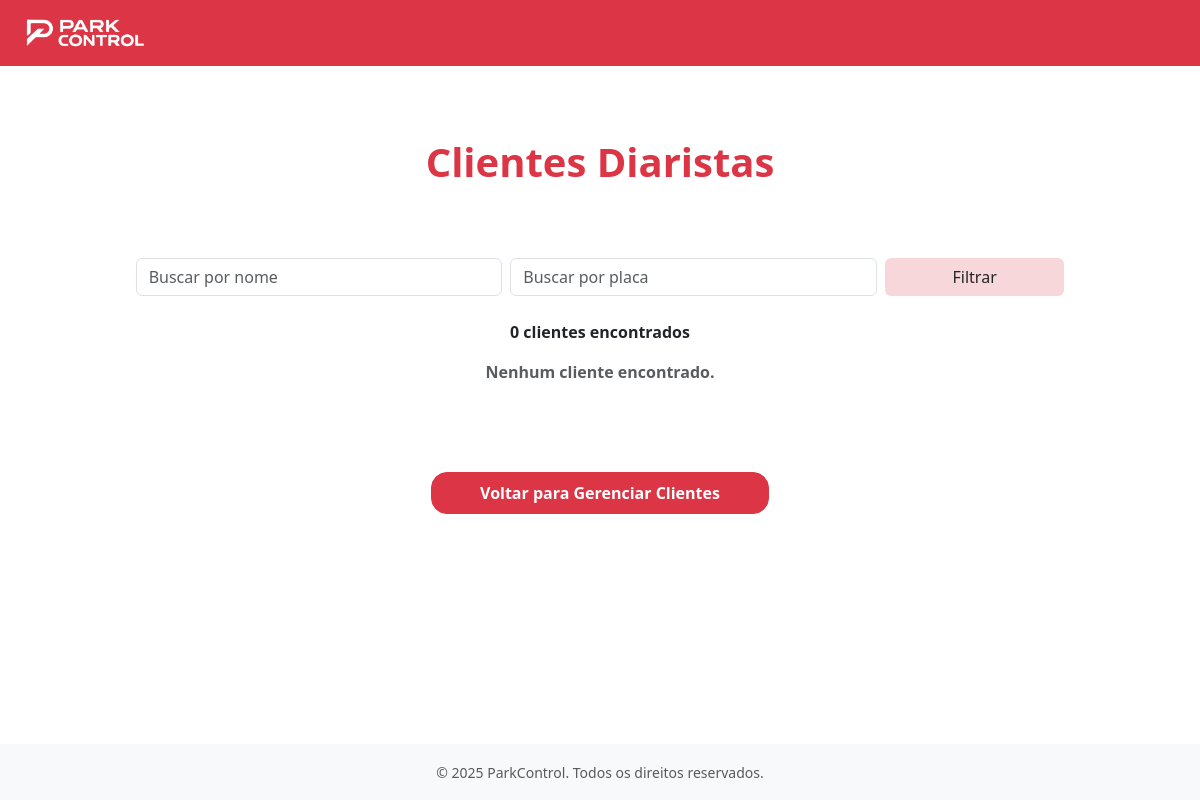
Page /clientes/diaristas/ on the earlier database version.
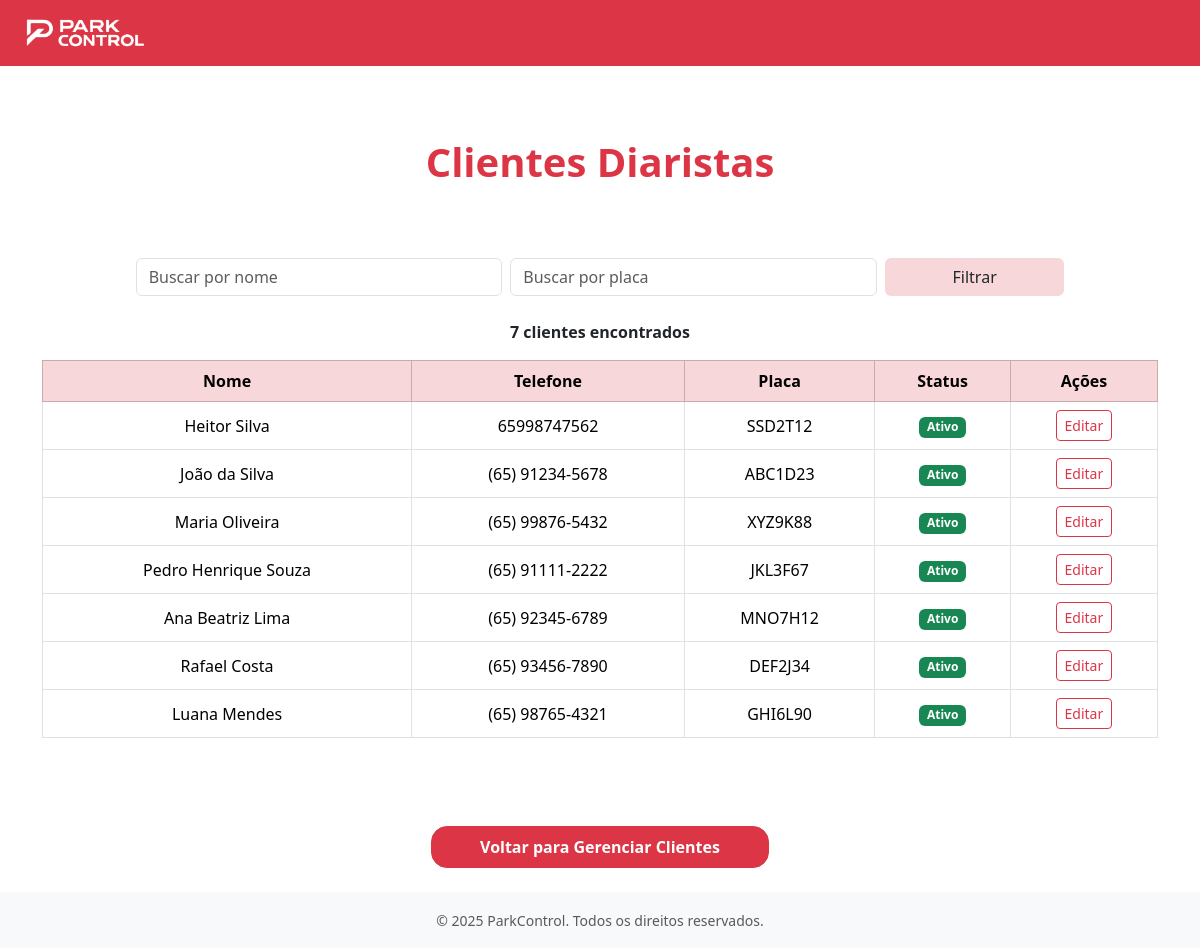
Same page on the later database version.
### apps/clientes/models.py (models this page shows, shortened)
class Diarista(models.Model):
    nome = models.CharField(max_length=100)
    telefone = models.CharField(
        max_length=15,
        validators=[
            RegexValidator(
                r'^\(?\d{2}\)?[-.\s]?\d{4,5}[-.\s]?\d{4}$',
                'Telefone no formato inválido (ex: (65) 99999-9999)'
            )
        ]
    )
    placa = models.CharField(
        max_length=10,
        unique=True,
        validators=[
            RegexValidator(
                r'^[A-Z]{3}[0-9][A-Z][0-9]{2}$',
                'Placa no formato inválido (ex: ABC1D23 - padrão Mercosul)'
            )
        ]
    )
    ativo = models.BooleanField(default=True)

### apps/clientes/views.py (the view)
# urls.py: path('diaristas/', views.cliente_diarista_view, name='cliente_diarista'),
def cliente_diarista_view(request):
    diaristas = Diarista.objects.all()
    query_nome = request.GET.get('nome', '')
    query_placa = request.GET.get('placa', '')
    if query_nome:
        diaristas = diaristas.filter(nome__icontains=query_nome)
    if query_placa:
        diaristas = diaristas.filter(placa__icontains=query_placa)
    return render(request, 'clientes/cliente_diarista.html', {'diaristas': diaristas, 'query_nome': query_nome, 'query_placa': query_placa})

### apps/clientes/templates/clientes/cliente_diarista.html (shortened to what this page needs)
{% extends "base.html" %}
{% load static %}
{% block content %}
<main class="flex-grow-1 d-flex flex-column justify-content-center align-items-center py-5">
    <h1 class="text-danger fw-bold mb-5">Clientes Diaristas</h1>
    <div class="container mt-4">
        <form method="GET" class="row g-2 mb-4 justify-content-center">
            <div class="col-md-4">
                <input type="text" name="nome" class="form-control" placeholder="Buscar por nome" value="{{ request.GET.nome }}">
            </div>
            <div class="col-md-4">
                <input type="text" name="placa" class="form-control" placeholder="Buscar por placa" value="{{ request.GET.placa }}">
            </div>
            <div class="col-md-2">
                <button type="submit" class="btn bg-danger-subtle w-100">Filtrar</button>
            </div>
        </form>
        <p class="text-center fw-bold">
            {{ diaristas|length }} cliente{{ diaristas|length|pluralize }} encontrado{{ diaristas|length|pluralize }}
        </p>
        <div class="table-responsive">
            {% if diaristas %}
            <table class="table table-bordered text-center align-middle">
                <thead class="table-danger">
                    <tr>
                        <th>Nome</th>
                        <th>Telefone</th>
                        <th>Placa</th>
                        <th>Status</th>
                        <th>Ações</th>
                    </tr>
                </thead>
                <tbody>
                    {% for cliente in diaristas %}
                    <tr>
                        <td>{{ cliente.nome }}</td>
                        <td>{{ cliente.telefone }}</td>
                        <td>{{ cliente.placa }}</td>
                        <td>
                            {% if cliente.ativo %}
                                <span class="badge bg-success">Ativo</span>
                            {% else %}
                                <span class="badge bg-secondary">Inativo</span>
                            {% endif %}
                        </td>
                        <td>
                            <a href="{% url 'clientes:editar_diarista' pk=cliente.pk %}" class="btn btn-outline-danger btn-sm">Editar</a>
                        </td>
                    </tr>
                    {% empty %}
                    <tr>
                        <td colspan="5">Nenhum cliente encontrado.</td>
                    </tr>
                    {% endfor %}
                </tbody>
            </table>
            {% else %}
            <p class="text-center fw-bold text-muted">Nenhum cliente encontrado.</p>
            {% endif %}
        </div>
    </div>
</main>
<footer class="text-center mt-4">
    {% if user.is_superuser %}
        <a href="{% url 'usuarios:gerencia_cliente' %}" class="btn btn-danger px-5 py-2 rounded-4 fw-bold">
            Voltar
        </a>
    {% else %}
        <a href="{% url 'frentistas:gerenciar_clientes' %}" class="btn btn-danger px-5 py-2 rounded-4 fw-bold">
            Voltar para Gerenciar Clientes
        </a>
    {% endif %}
</footer>
{% endblock %}

### base_templates/base.html (shortened to what this page needs)
{% load static %}
<!DOCTYPE html>
<html lang="pt-br">
<head>
    <link rel="stylesheet" href="https://cdn.jsdelivr.net/npm/bootstrap@5.3.3/dist/css/bootstrap.min.css">
    <link rel="stylesheet" href="https://cdn.jsdelivr.net/npm/bootstrap-icons@1.11.3/font/bootstrap-icons.min.css">
</head>
<body class="bg-white d-flex flex-column min-vh-100">
    {% include 'navbar.html' %}
    <main class="flex-grow-1 py-4">
        {% block content %}{% endblock %}
    </main>
    <footer class="bg-light text-center py-3 mt-auto">
        <small class="text-muted">&copy; 2025 ParkControl. Todos os direitos reservados.</small>
    </footer>
</body>
</html>

### base_templates/navbar.html (shortened to what this page needs)
{% load static %}
<nav class="navbar navbar-expand-lg navbar-dark bg-danger">
    <div class="container-fluid">
        <a class="navbar-brand d-flex align-items-center" href="{% url 'usuarios:home' %}">
            <img src="{% static 'images/logo-branca.png' %}" alt="Logo" class="me-2" style="height: 40px;">
        </a>
    </div>
</nav>

Differences in the rows shown:
added Diarista: nome "Heitor Silva", telefone "65998747562", placa "SSD2T12", ativo "Ativo"
added Diarista: nome "João da Silva", telefone "(65) 91234-5678", placa "ABC1D23", ativo "Ativo"
added Diarista: nome "Maria Oliveira", telefone "(65) 99876-5432", placa "XYZ9K88", ativo "Ativo"
added Diarista: nome "Pedro Henrique Souza", telefone "(65) 91111-2222", placa "JKL3F67", ativo "Ativo"
added Diarista: nome "Ana Beatriz Lima", telefone "(65) 92345-6789", placa "MNO7H12", ativo "Ativo"
added Diarista: nome "Rafael Costa", telefone "(65) 93456-7890", placa "DEF2J34", ativo "Ativo"
added Diarista: nome "Luana Mendes", telefone "(65) 98765-4321", placa "GHI6L90", ativo "Ativo"
Other differences:
{{ diaristas|length }}: "0" → "7"
text no longer shown: "Nenhum cliente encontrado."
text now shown: "Nome Telefone Placa Status Ações"
